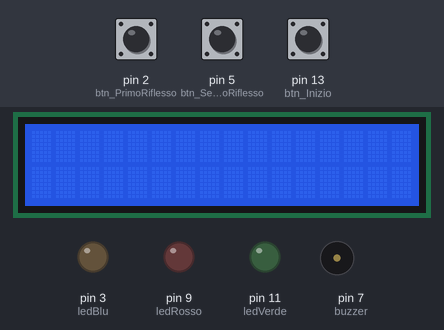
Recording of a sketch running on a simulated Arduino Uno, built with avr-gcc and run on an emulated ATmega328P. Parts: 16×2 character LCD, output pins drawn as LEDs (lit = HIGH), buzzer (waves = sounding, pin HIGH). The inputs (shaded band) are chosen by the test bench; at power-on: pin 13 (btn_Inizio) LOW, pin 2 (btn_PrimoRiflesso) LOW, pin 5 (btn_SecondoRiflesso) LOW. Random numbers use the default seed unless the sketch sets one.

Above: at 1.2 s.
1.3 s: pin 13 (btn_Inizio) pulled HIGH for 0.15 s
At 1.8 s:
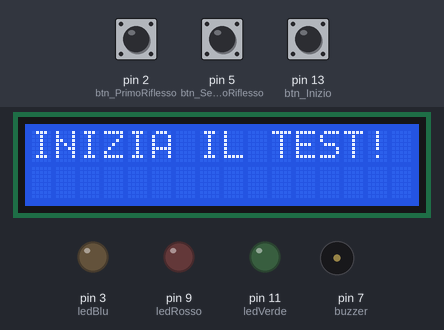
4.4 s: pin 2 (btn_PrimoRiflesso) pulled HIGH for 3.2 s
At 7.8 s:
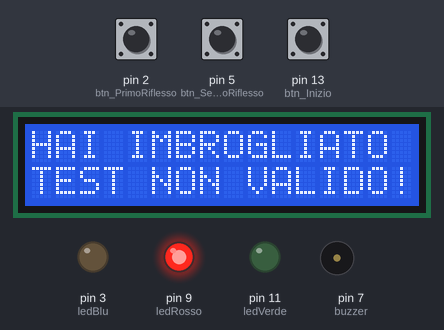
9.1 s: pin 13 (btn_Inizio) pulled HIGH for 1 s
At 10.2 s:
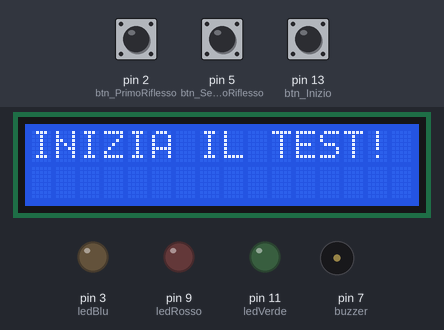
15.6 s: pin 2 (btn_PrimoRiflesso) pulled HIGH for 1 s
At 17.5 s:
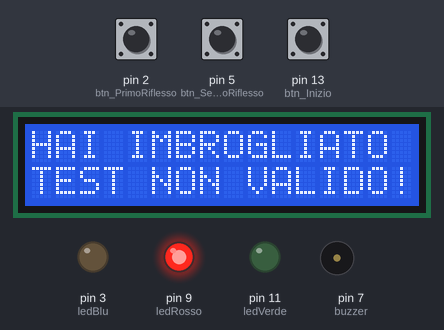
18.1 s: pin 13 (btn_Inizio) pulled HIGH for 0.15 s
At 22.8 s:
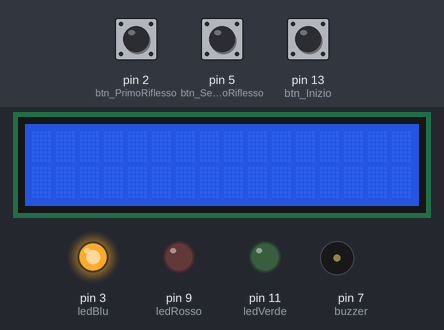
23.6 s: pin 2 (btn_PrimoRiflesso) pulled HIGH for 0.15 s
At 24.7 s:
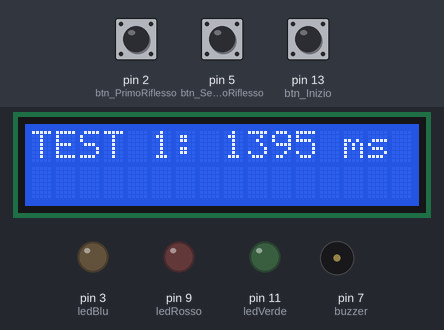
Timing chart, 0 to 31.7 s (numbered marks = the images above; inputs shaded):
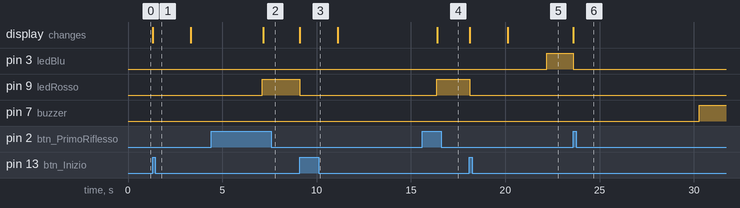

The sketch:

Rilevatore_Riflessi.ino
```cpp
// Niccolò Torresan 3BI
// Marzo 2018/2019
// RILEVATORE DI RIFLESSI

#include <LiquidCrystal_I2C.h>
LiquidCrystal_I2C lcd(0x27, 16, 2);

//VARIABILI IN INPUT OVVERO I 3 BOTTONI PRESENTI
int btn_Inizio          = 13;
int btn_PrimoRiflesso   = 2;
int btn_SecondoRiflesso = 5;

//VARIABILI IN OUTPUT, OVVERO I LED BLU, ROSSO, VERDE E IL BUZZER
int ledBlu              = 3;
int buzzer              = 7;
int ledRosso            = 9;
int ledVerde            = 11;

//VARIABILI PER I TEMPI SULLE QUALI SI STABILIRA' IL RISULTATO
int tempoAccensioneLed  = 0;
int tempoBuzzer         = 0;

//STRINGHE CREATE PER EVITARE ERRORI DI SCRITTURA NEL DISPLAY
String s = " ms";
String s1 = "TEST 1: ";
String s2 = "TEST 2: ";

//VARIABILE DI TIPO BOOL CHE VERRA' USATA IN SEGUITO PER STABILIRE SE SI HA BARATO OPPURE NO
bool errore = false;

void setup() {
  lcd.init();
  lcd.backlight();

  //STABLISCO QUALE SEGNALE E' IN ENTRATA E QUALE E' IN USCITA
  pinMode(btn_Inizio, INPUT);
  pinMode(btn_PrimoRiflesso, INPUT);
  pinMode(btn_SecondoRiflesso, INPUT);
  pinMode(ledBlu, OUTPUT);
  pinMode(buzzer, OUTPUT);
  pinMode(ledRosso, OUTPUT);
  pinMode(ledVerde, OUTPUT);
}

void loop() {

  if (digitalRead(btn_Inizio) == HIGH)
  {
    lcd.clear();
    digitalWrite(ledVerde, LOW);
    digitalWrite(ledRosso, LOW);
    errore = false;

    lcd.print("INIZIA IL TEST!");
    delay(2000);
    lcd.clear();

    tempoAccensioneLed = 0;
    tempoBuzzer = 0;

    primoRiflesso();

    if (errore == true)                                       //IF CHE NEL CASO L'UTENTE ABBIA BARATO NEL PRIMO TEST BLOCCA L'ESECUZIONE DELL'ESAME
    {
      lcd.clear();
      digitalWrite(ledBlu, LOW);
      digitalWrite(ledRosso, HIGH);
      lcd.print("HAI IMBROGLIATO");
      lcd.setCursor(0, 1);
      lcd.print("TEST NON VALIDO!");
    }
    else
    {
      secondoRiflesso();

      if (errore == true)                                     //IF CHE NEL CASO L'UTENTE ABBIA BARATO NEL PRIMO TEST BLOCCA L'ESECUZIONE DELL'ESAME
      {
        lcd.clear();
        digitalWrite(buzzer, LOW);
        digitalWrite(ledRosso, HIGH);
        lcd.print("HAI IMBROGLIATO");
        lcd.setCursor(0, 1);
        lcd.print("TEST NON VALIDO!");
      }
      else
      {
        if (tempoAccensioneLed <= 500 && tempoBuzzer <= 500)  //IF DI CONTROLLO CHE VERIFICA SE L'UTENTE HA PASSATO O MENO IL TEST
        {
          lcd.clear();
          lcd.print("TEST SUPERATO!");
           digitalWrite(ledVerde, HIGH);
        }
        else
        {
          lcd.clear();
          lcd.print("RITENTA!");
          digitalWrite(ledRosso, HIGH);
        }
      }
    }
  }
}

//CICLO PER IL PRIMO RIFLESSO (LED BLU)
void primoRiflesso()
{
  delay(random(1000, 8000));                              //GENERO UN NUMERO RANDOM IN MILLISECONDI DOVE IN QUEL PRECISO TEMPO IL LED SI ACCENDERA'
  digitalWrite(ledBlu, HIGH);

  while (digitalRead(btn_PrimoRiflesso) != HIGH)         //CICLO DOVE IL TEMPO AUMENTA FINO A CHE L'UTENTE NON PREME IL SECONDO BOTTONE
 {
    tempoAccensioneLed++;
    delay(1);                                            //IL TEMPO AUMENTA DI UN MILLISECONDO OGNI CICLO
  }

  if (tempoAccensioneLed <= 100)                         //IF CHE VERIFICA SE L'UTENTE HA BARATO E IN QUESTO CASO LA VARIABILE "errore" DA FALSO DIVENTA TRUE
  {
    errore = true;
  }
  else
  {
    lcd.print(s1 + tempoAccensioneLed + s);                //SCRIVO SUL DISPLAY IL CONTENUTO DELLA VARIABILE"tempoAccensioneLed"
    digitalWrite(ledBlu, LOW);
  }
}

//CICLO PER IL SECONDO RIFLESSO (BUZZER)
void secondoRiflesso()
{
  errore = false;

  delay(random(3000, 8000));                             //GENERO UN NUMERO RANDOM IN MILLISECONDI DOVE IN QUEL PRECISO TEMPO IL LED SI ACCENDERA'
  digitalWrite(buzzer, HIGH);

  while (digitalRead(btn_SecondoRiflesso) != HIGH)       //CICLO DOVE IL TEMPO AUMENTA FINO A CHE L'UTENTE NON PREME IL TERZO BOTTONE
  {
    tempoBuzzer++;
    delay(1);                                            //IL TEMPO AUMENTA DI UN MILLISECONDO OGNI CICLO
  }

  if (tempoBuzzer <= 100)                                //IF CHE VERIFICA SE L'UTENTE HA BARATO E IN QUESTO CASO LA VARIABILE "errore" DA FALSO DIVENTA TRUE
  {
    errore = true;
  }
  else
  {
    digitalWrite(buzzer, LOW);
    lcd.setCursor(0, 1);                                 //IMPOSTO IL CURSORE PER SCRIVERE NELLA SECONDA RIGA DEL DISPLAY
    lcd.print(s2 + tempoBuzzer + s);                     //SCRIVO SUL DISPLAY IL CONTENUTO DELLA VARIABILE "tempoBuzzer"
    delay(2500);
  }
}
```

Measured:
- after the input at 1.3 s, the display: changes at once (image 1)
- after the input at 4.4 s, pin 9 (ledRosso): LOW → HIGH after 2.7 s; the display: changes after 2.8 s (image 2)
- after the input at 9.1 s, pin 9 (ledRosso): HIGH → LOW at once; the display: changes at once (image 3)
- after the input at 15.6 s, pin 9 (ledRosso): LOW → HIGH after 0.77 s; the display: changes after 0.80 s (image 4)
- after the input at 18.1 s, pin 3 (ledBlu): LOW → HIGH after 4.1 s; pin 9 (ledRosso): HIGH → LOW at once; the display: first changes at once (image 5 shows a later state)
- after the input at 23.6 s, pin 3 (ledBlu): HIGH → LOW at once; pin 7 (buzzer): LOW → HIGH after 6.7 s; the display: changes at once (image 6)
